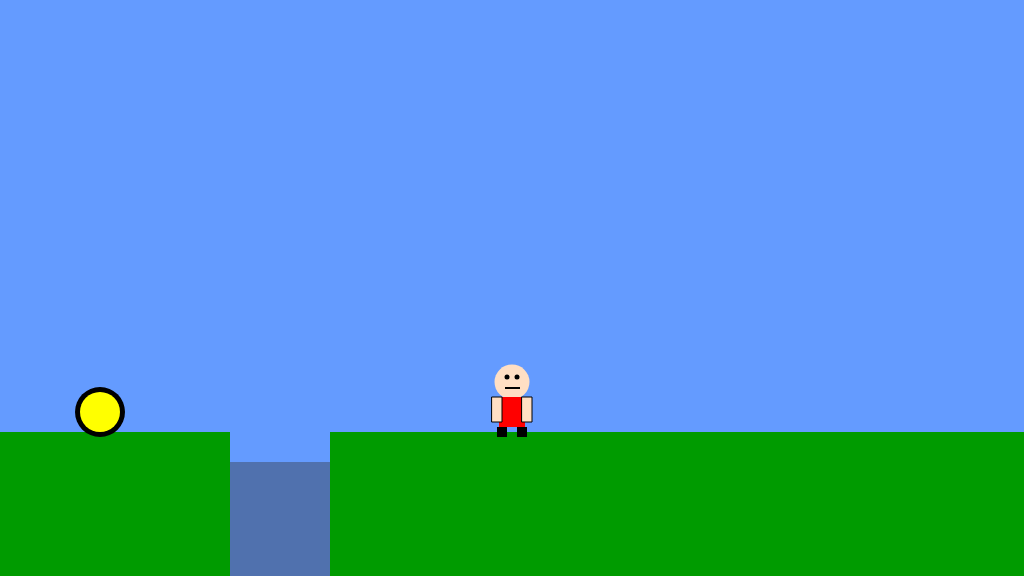
Frame 1 (no input)
Frame 60 (no input): identical to frame 1, image omitted
Frame 120 (the mouse pressed at the canvas centre since frame 60): identical to frame 1, image omitted

The p5.js sketch that drew this single still picture (run headless with seeded random() and noise() and a simulated clock; from frame 60 on, the mouse is pressed at the canvas centre):

// p5.js sketch
// ── sketch.js
/*

The Game Project

Week 3

Game interaction

*/


var gameChar_x;
var gameChar_y;
var floorPos_y;


var isLeft;
var isRight;
var isPlummeting;
var isFalling;

var canyon;
var collectable;

function setup()
{
	createCanvas(1024, 576);
	floorPos_y = height * 3/4;
	gameChar_x = width/2;
	gameChar_y = floorPos_y;
	//set collectible item
	collectable = {x_pos: 100, y_pos: floorPos_y, size: 50, isFound: false};

	//set canyon
	canyon= {
		x_pos:230,
		y_pos:height*3/4,
		width:100
	}
}

function draw()
{

	///////////DRAWING CODE//////////

	background(100,155,255); //fill the sky blue


	noStroke();
	fill(0,155,0);
	rect(0, floorPos_y, width, height - floorPos_y); //draw some green ground

	//draw the canyon
	noStroke();
	fill(100,155,255);
	rect(canyon.x_pos,432,canyon.width,144);
	fill(50,50,50,100);
	rect(canyon.x_pos,462,canyon.width,114);


	//draw collectable
	if(dist(gameChar_x, gameChar_y, collectable.x_pos, collectable.y_pos) < 20){
		collectable.isFound = true;
	};
	
	if(collectable.isFound==false){
		fill(0);
		ellipse(collectable.x_pos,collectable.y_pos-20,collectable.size);
		fill(255,255,0);
		ellipse(collectable.x_pos,collectable.y_pos-20,collectable.size-10);	
	};






	//the game character
	if(isLeft && isFalling)
	{
		// add your jumping-left code
		fill(255,223,196);
		ellipse(gameChar_x, gameChar_y-50, 35);
	
		fill(255,0,0)
		rect(gameChar_x-13,gameChar_y-35,26,30);
	
		fill(0);
		rect(gameChar_x-5,gameChar_y-5,10,10);
	
		ellipse(gameChar_x-5,gameChar_y-55,5);	
		
		fill(255,223,196);
		stroke(0);
		rect(gameChar_x,gameChar_y-55,10,25);
	
		fill(0);
		ellipse(gameChar_x-7,gameChar_y-45,10);
	}
	else if(isRight && isFalling)
	{
		// add your jumping-right code
	fill(255,223,196);
	ellipse(gameChar_x, gameChar_y-50, 35);

	fill(255,0,0)
	rect(gameChar_x-13,gameChar_y-35,26,30);

	fill(0);
	rect(gameChar_x-5,gameChar_y-5,10,10);

	ellipse(gameChar_x+5,gameChar_y-55,5);
	
	fill(255,223,196);
	stroke(0);
	rect(gameChar_x-10,gameChar_y-55,10,25);

	fill(0);
	ellipse(gameChar_x+7,gameChar_y-45,10);


	}
	else if(isLeft)
	{
		// add your walking left code

	fill(255,223,196);
	ellipse(gameChar_x, gameChar_y-50, 35);

	fill(255,0,0)
	rect(gameChar_x-13,gameChar_y-35,26,30);

	fill(0);
	rect(gameChar_x-5,gameChar_y-5,10,10);

	ellipse(gameChar_x-5,gameChar_y-55,5);	
	
	fill(255,223,196);
	stroke(0);
	rect(gameChar_x,gameChar_y-35,10,25);

	fill(0);
	rect(gameChar_x-15,gameChar_y-45,10,2);
	

	}
	else if(isRight)
	{
		// add your walking right code
	fill(255,223,196);
	ellipse(gameChar_x, gameChar_y-50, 35);

	fill(255,0,0)
	rect(gameChar_x-13,gameChar_y-35,26,30);

	fill(0);
	rect(gameChar_x-5,gameChar_y-5,10,10);

	ellipse(gameChar_x+5,gameChar_y-55,5);
	
	fill(255,223,196);
	stroke(0);
	rect(gameChar_x-10,gameChar_y-35,10,25);

	fill(0);
	rect(gameChar_x+5,gameChar_y-45,10,2);


	}
	else if(isFalling || isPlummeting)
	{
		// add your jumping facing forwards code
		fill(255,223,196);
		ellipse(gameChar_x, gameChar_y-50, 35);
	
		fill(255,0,0)
		rect(gameChar_x-13,gameChar_y-35,26,30);
	
		fill(0);
		rect(gameChar_x-15,gameChar_y-5,10,10);
	
		fill(0);
		rect(gameChar_x+5,gameChar_y-5,10,10);
	
		ellipse(gameChar_x-5,gameChar_y-55,5);
		ellipse(gameChar_x+5,gameChar_y-55,5);
	
		ellipse(gameChar_x,gameChar_y-45,15);
		
		fill(255,223,196);
		stroke(0);
		rect(gameChar_x-20,gameChar_y-55,10,25);
		rect(gameChar_x+10,gameChar_y-55,10,25);
		

	}
	else
	{
		// add your standing front facing code
		fill(255,223,196);
		ellipse(gameChar_x, gameChar_y-50, 35);
	
		fill(255,0,0)
		rect(gameChar_x-13,gameChar_y-35,26,30);
	
		fill(0);
		rect(gameChar_x-15,gameChar_y-5,10,10);
	
		fill(0);
		rect(gameChar_x+5,gameChar_y-5,10,10);
	
	
		ellipse(gameChar_x-5,gameChar_y-55,5);
		ellipse(gameChar_x+5,gameChar_y-55,5);
	
		rect(gameChar_x-7,gameChar_y-45,15,2);
		
		fill(255,223,196);
		stroke(0)
		rect(gameChar_x-20,gameChar_y-35,10,25);
		rect(gameChar_x+10,gameChar_y-35,10,25);
	
	}

	///////////INTERACTION CODE//////////
	//Put conditional statements to move the game character below here


	// move left
	if(isLeft == true){
		gameChar_x -=10;
	}

	// move right
	else if(isRight == true){
		gameChar_x +=10;
	}

	// in the air, set to falling
	if(gameChar_y < floorPos_y){
		gameChar_y += 5;
		isFalling = true;
	}
	else {
		gameChar_y < floorPos_y;
		isFalling = false;
	}

	//canyon
	if (gameChar_x > canyon.x_pos && gameChar_x < canyon.x_pos + canyon.width && gameChar_y == floorPos_y) {
		isPlummeting = true;
	}

	else if (gameChar_y < floorPos_y) {
		isPlummeting = false;
	}

	if(isPlummeting == true) {
		gameChar_y += 5,
		gameChar_x = max(canyon.x_pos,canyon.x_pos + canyon.width/2);
	}

}


function keyPressed()
{
	// if statements to control the animation of the character when
	// keys are pressed.

	//open up the console to see how these work
	console.log("keyPressed: " + key);
	console.log("keyPressed: " + keyCode);

	// Left arrow pressed
	if(keyCode == 37){
		console.log("left arrow");
		isLeft = true;
	}

	// right arrow pressed
	if(keyCode == 39){
		console.log("right arrow");
		isRight = true;
	}

	// spacebar pressed and character on the groud	
	if(keyCode == 32 && gameChar_y == floorPos_y){
		gameChar_y -= 100;		
	}

}

function keyReleased()
{
	// if statements to control the animation of the character when
	// keys are released.

	console.log("keyReleased: " + key);
	console.log("keyReleased: " + keyCode);

	if(keyCode == 37){
		console.log("left arrow");
		isLeft = false;
	}

	if(keyCode == 39){
		console.log("right arrow");
		isRight = false;
	}

	if(keyCode == 32) {
		isFalling = false;
	}

}
